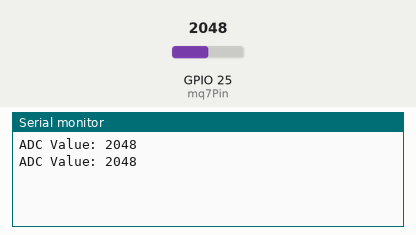
Recording of a sketch running on a simulated ESP32. Shown: the last lines printed to the serial monitor. The inputs (shaded band) are chosen by the test bench; at power-on: GPIO 25 (mq7Pin) = 2048.

Above: at 1.8 s.
1.9 s: GPIO 25 (mq7Pin) set to 2866
At 2.8 s:
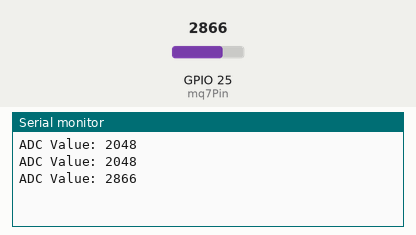
3.4 s: GPIO 25 (mq7Pin) set to 3603
At 4.8 s:
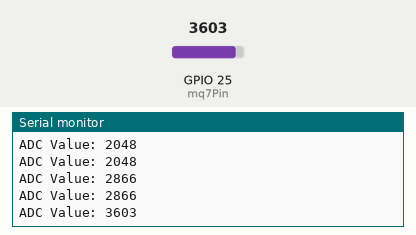
Timing chart, 0 to 6.4 s (numbered marks = the images above; inputs shaded):
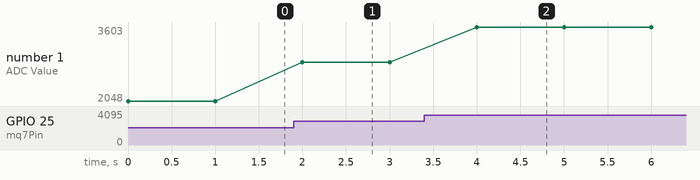

The sketch:

MQ-7.ino
```cpp
// Pin setup
const int mq7Pin = 25; // gunakan salah satu pin ADC ESP32 (GPIO34, GPIO35, dsb)


void setup() {
  Serial.begin(115200);
}

void loop() {
  int adcValue = analogRead(mq7Pin);

  Serial.print("ADC Value: ");
  Serial.println(adcValue);

  delay(1000); // Update setiap 1 detik
}
```

Measured:
- after the input at 1.9 s, the serial monitor: prints a new line after 0.10 s (image 1)
- after the input at 3.4 s, the serial monitor: prints a new line after 0.60 s (image 2)
- plotted number 1: 2048 → 2866 after the input at 1.9 s, 2866 → 3603 after the input at 3.4 s
